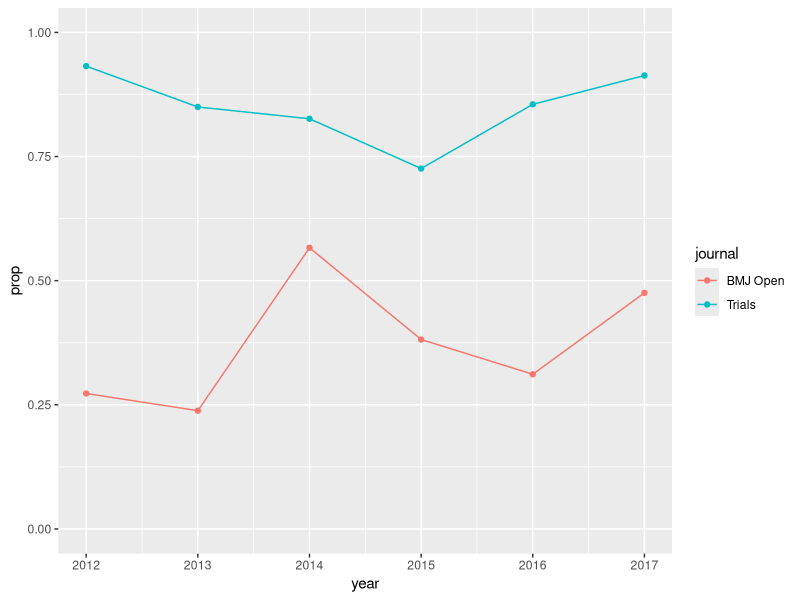

Source code (R):
## ---- chunk 1

library(tidyr)
library(ggplot2)
## ---- chunk 2
data <- data.frame(year = c(2017, 2016, 2015, 2014, 2013, 2012, 2017, 2016, 2015, 2014, 2013, 2012),
                   journal = c(rep("BMJ Open", 6), rep("Trials", 6)),
                   total = c(204, 183, 97, 83, 42, 22, 461, 442, 456, 391, 333, 162),
                   reg = c(97, 57, 37, 47, 10, 6, 421, 378, 331, 323, 283, 151)
                   )

data$prop <- data$reg / data$total
## ---- chunk 3
ggplot(data, aes(x = year, y = prop)) +
        geom_point(aes(color = journal)) +
        geom_line(aes(color = journal)) +
        ylim(0,1)
